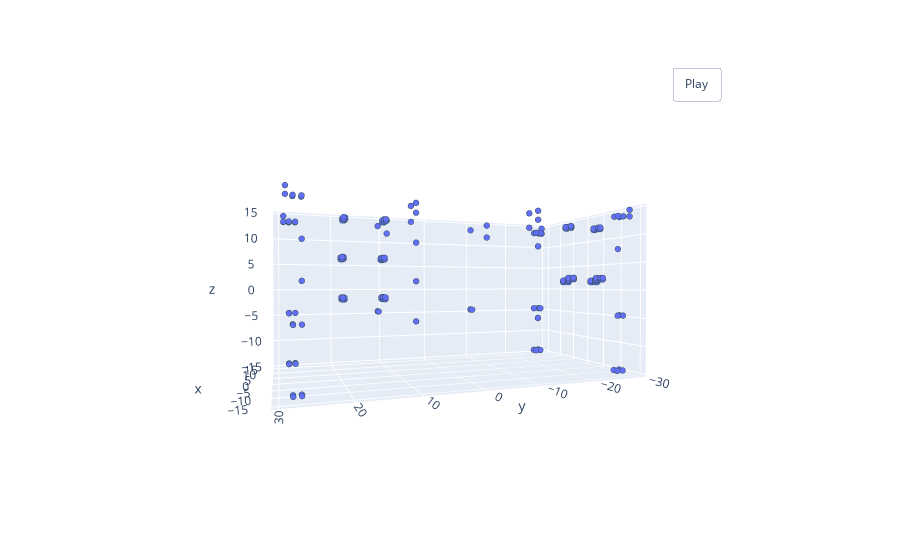

Write notebook code for a chart like this one.
### Code cell
pcshow(*np.asarray(verts).T)

### Figure 1 — Plotly figure (JSON) as saved in the notebook; plotly's stock layout.template omitted (floating-point values rounded to 4 significant figures; data arrays with more than 128 entries replaced by an {"elided": "..."} marker saying what was removed)
{"data": [{"marker": {"line": {"color": "DarkSlateGrey", "width": 2}, "size": 2}, "mode": "markers", "type": "scatter3d", "x": {"elided": "629 float values"}, "y": {"elided": "629 float values"}, "z": {"elided": "629 float values"}}], "layout": {"autosize": true, "scene": {"aspectmode": "auto", "aspectratio": {"x": 0.824, "y": 1.564, "z": 0.7759}, "camera": {"center": {"x": 0, "y": 0, "z": 0}, "eye": {"x": -2.029, "y": 0.7544, "z": 0.02188}, "projection": {"type": "perspective"}, "up": {"x": 0, "y": 0, "z": 1}}}, "updatemenus": [{"buttons": [{"args": [null, {"frame": {"duration": 50, "redraw": true}, "fromcurrent": true, "mode": "immediate", "transition": {"duration": 0}}], "label": "Play", "method": "animate"}], "pad": {"r": 10, "t": 45}, "showactive": false, "type": "buttons", "x": 0.8, "xanchor": "left", "y": 1, "yanchor": "bottom"}]}}
